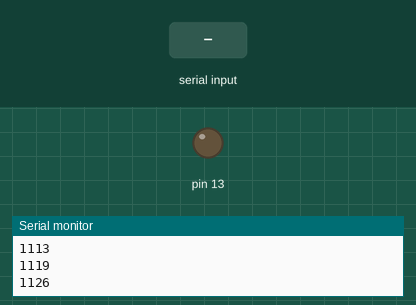
Recording of a sketch running on a simulated Arduino Uno, built with avr-gcc and run on an emulated ATmega328P. Parts: output pins drawn as LEDs (lit = HIGH), the last lines printed to the serial monitor. Dashed ring = blinking. Inputs (shaded band) come from the test bench.

Above: at 1.2 s.
1.3 s: "H" received over Serial
At 4.2 s:
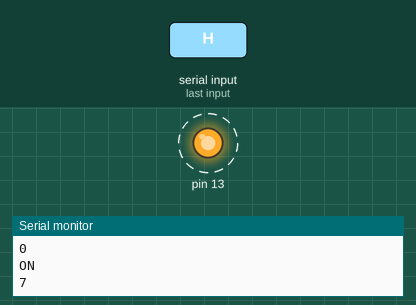
4.3 s: "L" received over Serial
At 5.0 s:
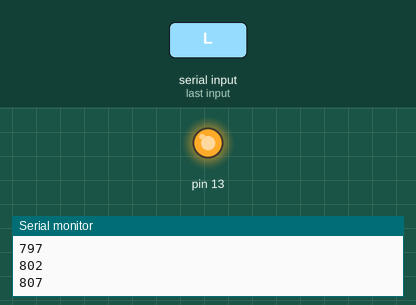
Timing chart, 0 to 7.3 s (numbered marks = the images above; inputs shaded):
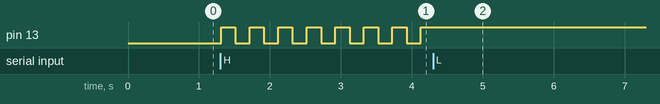

The sketch:

prueba_digi_master.ino
```cpp
#define t_ON 200
#define t_OFF 200


char letra=0;
char new_letra=0;
int t_0=0;

void setup()
{
  Serial.begin(9600);
  pinMode(13,OUTPUT);
}

void loop()
{
  if (Serial.available()){
    Serial.println("Dato");
    new_letra=Serial.read();
    if(new_letra>='A' && new_letra<='Z') letra=new_letra;
  }

  if (letra=='L'){
    digitalWrite(13, HIGH);
  }
  else if(letra=='H'){
     if(millis()>t_0 && millis()<t_0+t_ON){
      digitalWrite(13, HIGH);
      Serial.println("ON");
    }
    else if(millis()>t_0+t_ON && millis()<t_0+t_ON+t_OFF){
      digitalWrite(13, LOW);
      Serial.println("OFF");
    }
    else
      t_0=millis();
  }

  Serial.println(millis()-t_0);
}
```

Measured:
- after the input at 1.3 s, pin 13: alternates HIGH for 0.20 s and LOW for 0.20 s, starting at once
- after the input at 4.3 s, pin 13: stops changing and stays HIGH
